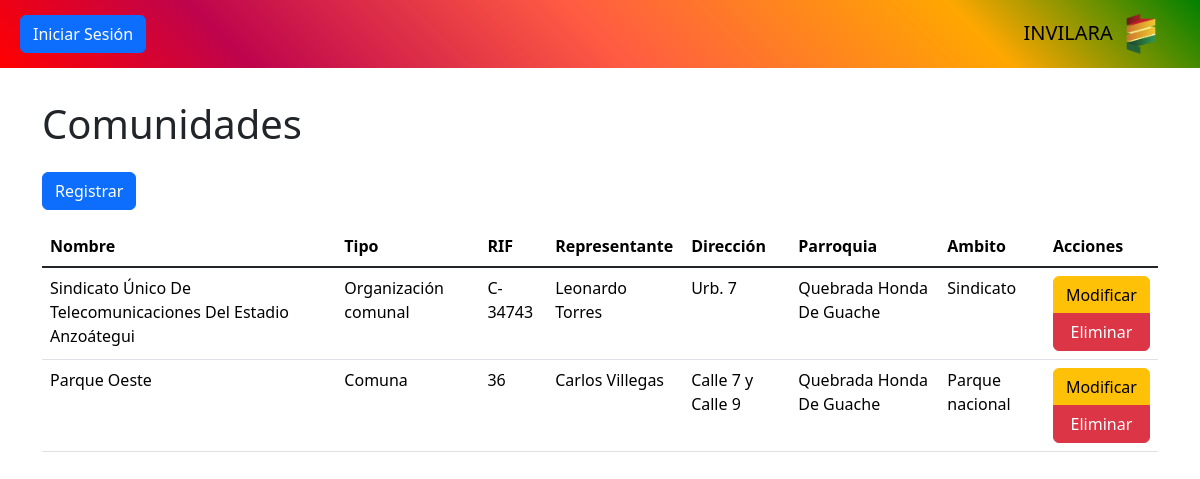
The app's page /controlador/comunidad.php, older data.
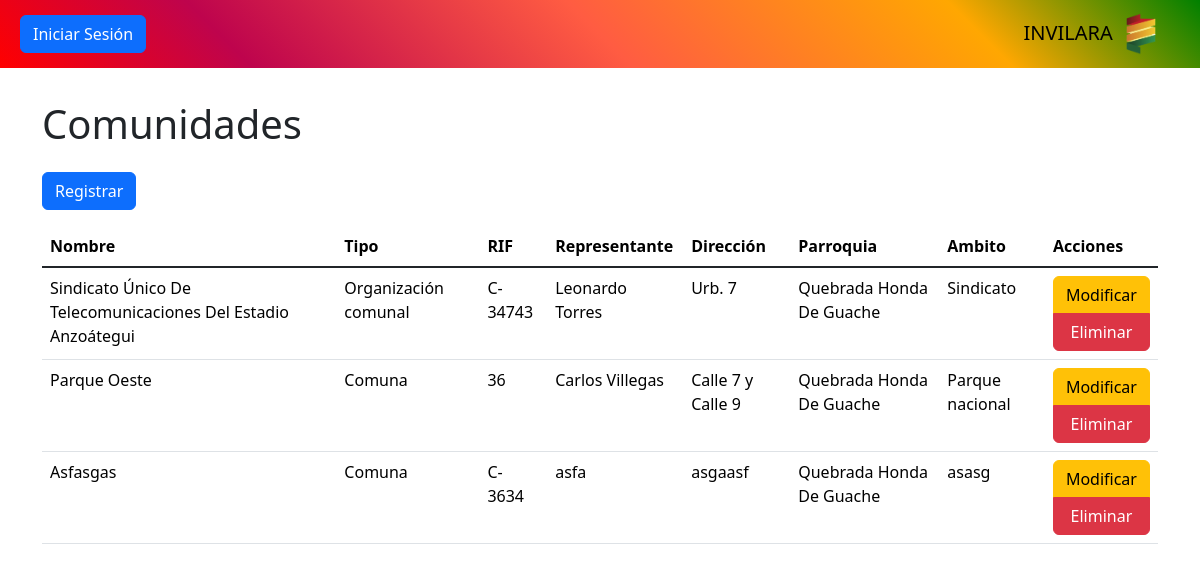
The same page, newer data.
### tables this page shows
CREATE TABLE `comunidad` (
  `id` int NOT NULL,
  `id_parroquia` int DEFAULT NULL,
  `tipo` varchar(30) DEFAULT NULL,
  `nombre` varchar(200) DEFAULT NULL,
  `direccion` varchar(200) DEFAULT NULL,
  `representante` varchar(100) DEFAULT NULL,
  `rif` varchar(20) DEFAULT NULL,
  `ambito` varchar(100) DEFAULT NULL
);

CREATE TABLE `parroquia` (
  `id` int NOT NULL,
  `id_municipio` int DEFAULT NULL,
  `nombre` varchar(100) DEFAULT NULL
);

### controlador/comunidad.php (called while the page is built, shortened)
<?php
require_once "modelo/comunidad.php";
$modelo = new Comunidad();
require_once "modelo/parroquia.php";
$datos = $modelo->consultar();
require_once "vista/comunidad.php";
?>

### modelo/base_datos.php (called while the page is built)
<?php
class BaseDatos
{
    private $host = "localhost";
    private $dbname = "invilara";
    private $usuario = "root";
    private $contrasena = "";
    public function conexion()
    {
        $dsn = "mysql" . ":" . "host=" . $this->host . ";" . "dbname=" . $this->dbname . ";";
        $pdo = new PDO($dsn, $this->usuario, $this->contrasena);
        $pdo->setAttribute(PDO::ATTR_ERRMODE, PDO::ERRMODE_EXCEPTION);
        return $pdo;
    }
}
?>

### modelo/comunidad.php (called while the page is built, shortened)
<?php
require_once "modelo/base_datos.php";
class Comunidad extends BaseDatos
{
    private $tabla = "comunidad";
    public function consultar()
    {
        $stmt = $this->conexion()->query(
            "SELECT
                {$this->tabla}.*,
                parroquia.nombre AS nombre_parroquia
            FROM
                {$this->tabla}
            LEFT JOIN
                parroquia ON {$this->tabla}.id_parroquia = parroquia.id"
        );
        $result = $stmt->fetchAll(PDO::FETCH_ASSOC);
        return $result;
    }
}

### vista/comunidad.php (the view, shortened to what this page needs)
<?php require_once "vista/componentes/encabezado.php"; ?>
<?php require_once "vista/componentes/barra.php"; ?>
<main class="container" id="crud">
    <h1>Comunidades</h1>
    <button class="btn btn-primary my-3" value="insertar">Registrar</button>
    <div class="table-responsive">
        <table class="table table-hover">
            <thead>
                <tr>
                    <th>Nombre</th>
                    <th>Tipo</th>
                    <th>RIF</th>
                    <th>Representante</th>
                    <th>Dirección</th>
                    <th>Parroquia</th>
                    <th>Ambito</th>
                    <?php if (!isset($reporte)): ?>
                        <th id="botones-accion">Acciones</th>
                    <?php endif ?>
                </tr>
            </thead>
            <tbody class="table-group-divider">
                <?php foreach ($datos as $d): ?>
                    <tr>
                        <td><?php echo $d["nombre"] ?></td>
                        <td><?php echo $d["tipo"] ?></td>
                        <td><?php echo $d["rif"] ?></td>
                        <td><?php echo $d["representante"] ?></td>
                        <td><?php echo $d["direccion"] ?></td>
                        <td><?php echo $d["nombre_parroquia"] ?></td>
                        <td><?php echo $d["ambito"] ?></td>
                        <?php if (!isset($reporte)): ?>
                            <td id="botones-accion">
                                <div class="btn-group-vertical">
                                    <button class="btn btn-warning" value="modificar">Modificar</button>
                                    <button class="btn btn-danger" value="eliminar" data-bs-toggle="modal"
                                        data-bs-target="#modal-eliminacion">Eliminar</button>
                                </div>
                            </td>
                        <?php endif ?>
                    </tr>
                <?php endforeach ?>
            </tbody>
        </table>
    </div>
</main>

### vista/componentes/encabezado.php (shortened to what this page needs)
<!DOCTYPE html>
<html lang="es">
<head>
    <link rel="stylesheet" href="librerias/bootstrap/bootstrap.min.css">
    <link rel="stylesheet" href="librerias/gridjs/mermaid.min.css">
    <link rel="stylesheet" href="recursos/css/styles.css">
</head>
<body data-bs-theme="light">

### vista/componentes/barra.php (shortened to what this page needs)
<nav class="navbar fixed-top inv-gradient">
    <div class="container-fluid mx-2">
        <?php if ($rol == "usuario"): ?>
            <button class="navbar-toggler" data-bs-toggle="offcanvas" data-bs-target="#barra-lateral">
                <span class="navbar-toggler-icon"></span>
            </button>
            <aside class="offcanvas offcanvas-start inv-gradient" tabindex="-1" id="barra-lateral">
                <header class="offcanvas-header">
                    <h5 class="offcanvas-title">Menu</h5>
                    <button class="btn-close" data-bs-dismiss="offcanvas"></button>
                </header>
                <div class="offcanvas-body">
                    <article class="list-group">
                        <a class="list-group-item list-group-item-action bg-body-tertiary" href="?pagina=principal">
                            Inicio
                        </a>
                        <a class="list-group-item list-group-item-action bg-body-tertiary" href="?pagina=salir">
                            Cerrar sesión
                        </a>
                    </article>
                    <hr>
                    <article class="list-group">
                        <a class="list-group-item list-group-item-action bg-body-tertiary" href="?pagina=municipio">
                            Municipios
                        </a>
                        <a class="list-group-item list-group-item-action bg-body-tertiary" href="?pagina=parroquia">
                            Parroquias
                        </a>
                        <a class="list-group-item list-group-item-action bg-body-tertiary" href="?pagina=solicitante">
                            Solicitantes
                        </a>
                        <a class="list-group-item list-group-item-action bg-body-tertiary" href="?pagina=comunidad">
                            Comunidades
                        </a>
                        <a class="list-group-item list-group-item-action bg-body-tertiary" href="?pagina=institucion">
                            Instituciones
                        </a>
                        <a class="list-group-item list-group-item-action bg-body-tertiary" href="?pagina=gerencia">
                            Gerencias
                        </a>
                        <a class="list-group-item list-group-item-action bg-body-tertiary" href="?pagina=gerente">
                            Gerentes
                        </a>
                        <a class="list-group-item list-group-item-action bg-body-tertiary" href="?pagina=director">
                            Directores
                        </a>
                    </article>
                    <hr>
                    <article class="list-group">
                        <button data-bs-toggle="collapse" data-bs-target="#solicitudes"
                            class="list-group-item list-group-item-action active text-center fs-5">
                            Solicitudes
                        </button>
                        <section class="collapse" id="solicitudes">
                            <div class="list-group list-group-flush">
                                <a class="list-group-item list-group-item-action bg-body-tertiary"
                                    href="?pagina=solicitud&vista=programado">
                                    Solicitudes Programadas
                                </a>
                                <a class="list-group-item list-group-item-action bg-body-tertiary"
                                    href="?pagina=solicitud&vista=ejecucion">
                                    Solicitudes Asignadas
                                </a>
                                <a class="list-group-item list-group-item-action bg-body-tertiary"
                                    href="?pagina=solicitud&vista=cerrado">
                                    Solicitudes Cerradas
                                </a>
                                <a class="list-group-item list-group-item-action bg-body-tertiary"
                                    href="?pagina=solicitud&vista=reporte">
                                    Reporte
                                </a>
                            </div>
                        </section>
                    </article>
                </div>
            </aside>
        <?php else: ?>
            <a class="btn btn-primary" href="?pagina=inicio_sesion">Iniciar Sesión</a>
        <?php endif ?>
        <div class="navbar-brand">
            INVILARA
            <img src="recursos/img/invilara-logo.png" alt="Logo" class="mx-2" width="30px">
        </div>
    </div>
</nav>

### recursos/css/styles.css (style rules this page uses)
.inv-gradient { background: #c15a00; background: linear-gradient(225deg, green 0%, #ffa701 20%, #ff5c42 50%, #be044d 80%, red 100%); }

Row changes from the older to the newer data that the page shows:
added comunidad: nombre "Asfasgas", tipo "Comuna", rif "C-3634", representante "asfa", direccion "asgaasf", id_parroquia.nombre "Quebrada Honda De Guache", ambito "asasg"
